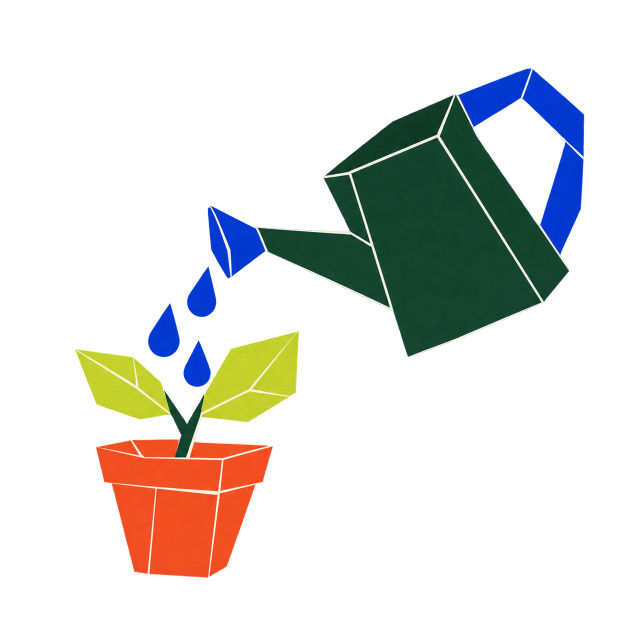
#> input picture app/art-source/back-garden.png, 1254 x 1254 px (shown at 1/2 size); its folder holds only this picture in this run
$ python export-new-rooms.py
#> lines starting #> are read from the running program, lines starting #| are printed output that depends on the picture
"""Prepare display-size WebPs and existing progress-reveal ghost variants."""
from pathlib import Path
from PIL import Image, ImageOps

source = Path(__file__).resolve().parent
for name in ('back-garden', 'spare-room'):
    image = Image.open(source / f'{name}.png').convert('RGBA')
#> image is the input picture: PIL image 1254x1254 RGBA; mean R, G, B, A 20.3, 20.1, 16.7, 52.5
    image.thumbnail((720, 720), Image.Resampling.LANCZOS)
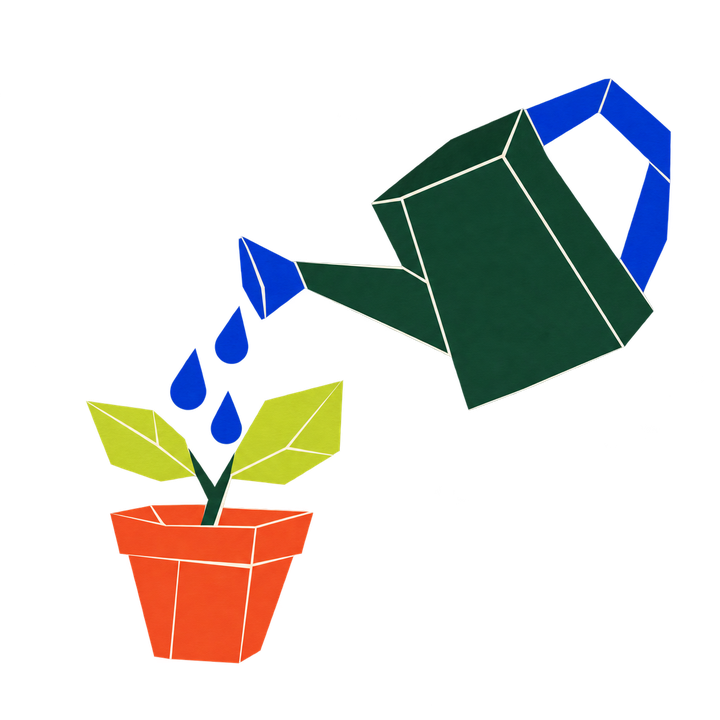
#> image: PIL image 720x720 RGBA; mean R, G, B, A 20.5, 20.3, 17, 52.5; transparent parts drawn white
    target = source.parent / 'public' / 'art'
    image.save(target / f'{name}.webp', quality=90)
    ghost = ImageOps.grayscale(image).convert('RGBA')
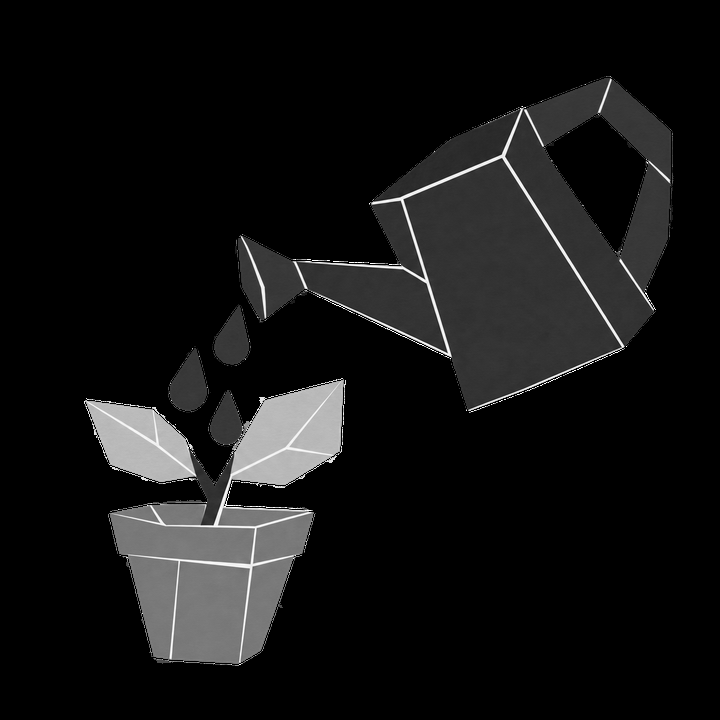
#> ghost: PIL image 720x720 RGBA; mean R, G, B, A 20, 20, 20, 255
    ghost.putalpha(image.getchannel('A').point(lambda a: round(a * .3)))
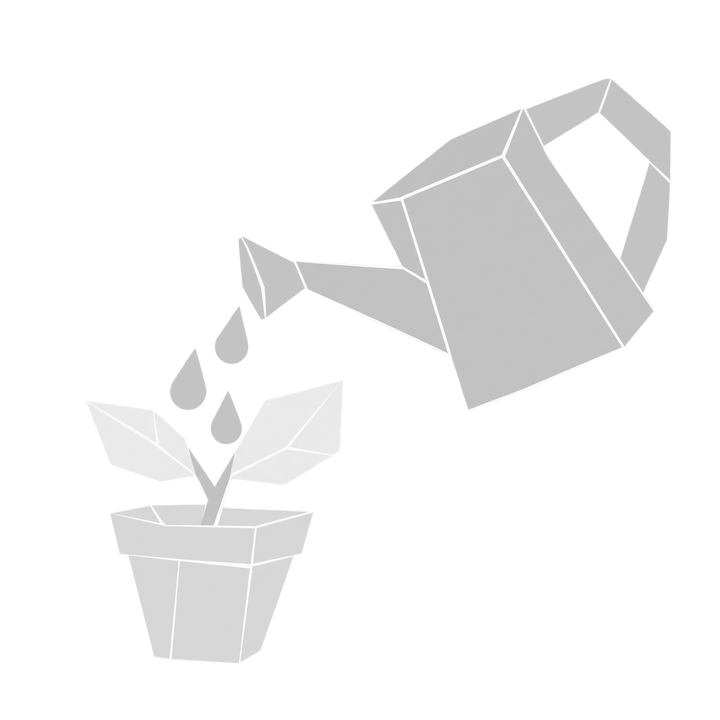
#> ghost: PIL image 720x720 RGBA; mean R, G, B, A 20, 20, 20, 15.7; transparent parts drawn white
#> (the run stopped early here; a loop or call above may not have finished)
